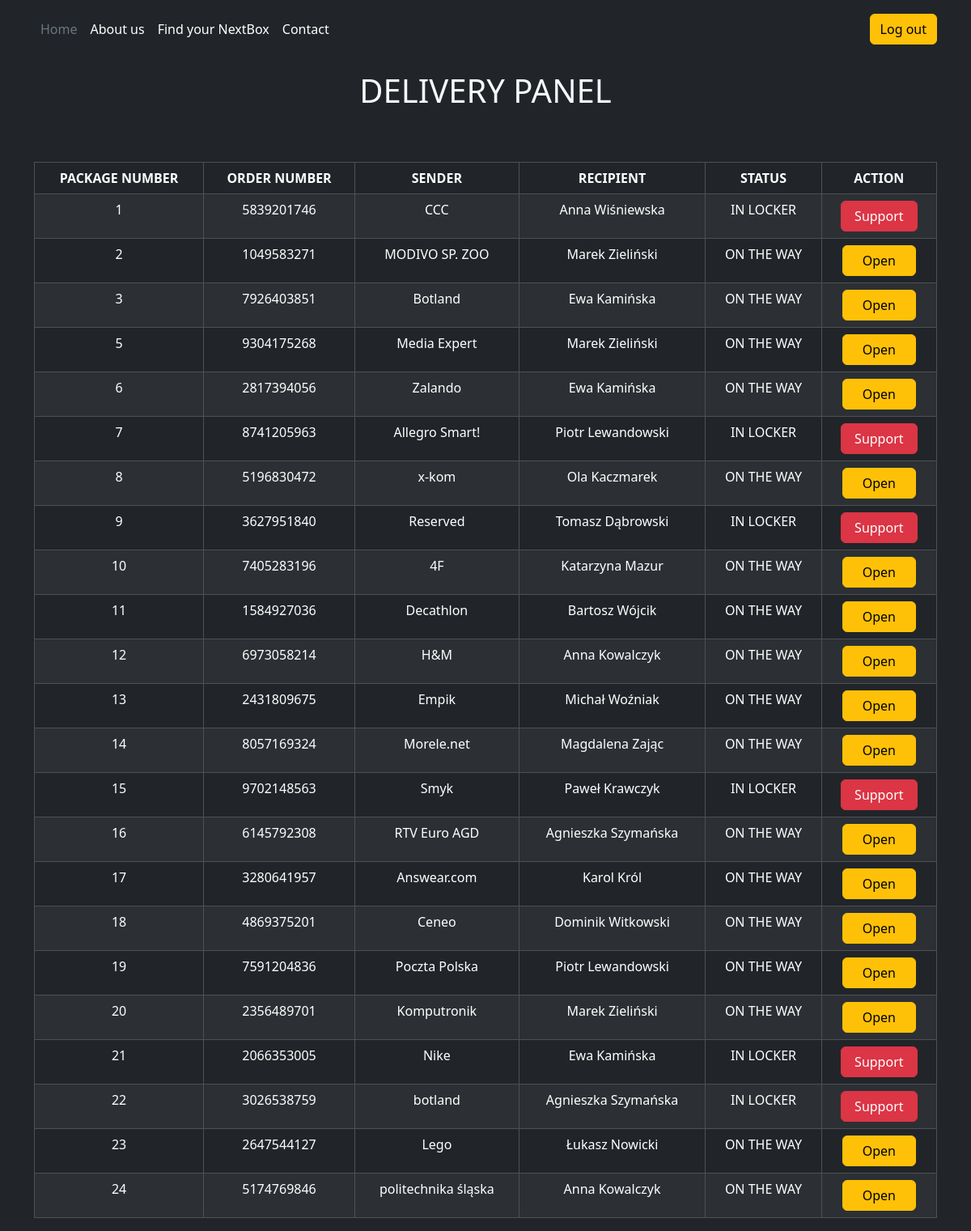
Page /client/delivery.php (signed in) on the committed database.
### tables this page shows
CREATE TABLE IF NOT EXISTS Paczki
(
    id_paczki      INT PRIMARY KEY UNIQUE AUTO_INCREMENT,
    nr_zamowienia  BIGINT                               UNIQUE NOT NULL,
    id_uzytkownika INT                                        NOT NULL,
    kod_odbioru    varchar(6)                               DEFAULT NULL,
    id_skrytki     INT,
    status         ENUM ('NADANA','W_PACZKOMACIE','ODEBRANA') NOT NULL,
    nadawca        VARCHAR(255),
    data_nadania   DATETIME NOT NULL ,
    data_odebrania DATETIME,
    FOREIGN KEY (id_uzytkownika) REFERENCES Uzytkownicy (id_uzytkownika),
    FOREIGN KEY (id_skrytki) REFERENCES Paczkomat (id_skrytki)

    )DEFAULT CHARSET=utf8mb4 COLLATE=utf8mb4_unicode_ci;

### client/delivery.php (the view, shortened to what this page needs)
<?php
$locker_id = $_SESSION['locker_id'] ?? 1;
require_once "config.php";
?>
    <html lang="pl" xmlns="http://www.w3.org/1999/html">
    <head>
        <link rel="stylesheet" href="style/panel.css">
        <link rel="stylesheet" href="style/delivery.css">
        <link href="https://cdn.jsdelivr.net/npm/bootstrap@5.3.3/dist/css/bootstrap.min.css" rel="stylesheet">
        <link rel="stylesheet" type="text/css" href="https://cdn.datatables.net/1.13.6/css/dataTables.bootstrap5.min.css">
    </head>
    <body class="bg-dark" onload="startTime()">
    <header class="p-3 mb-3 text-bg-dark">
        <div class="container">
            <div class="d-flex flex-wrap align-items-center justify-content-center justify-content-lg-start">
                <ul class="nav col-12 col-lg-auto me-lg-auto mb-2 justify-content-evenly mb-md-0">
                    <li>
                        <a href="index.php" class="nav-link px-2 text-secondary">Home</a>
                    </li>
                    <li>
                        <a href="aboutus.php" class="nav-link px-2 text-white">About us</a>
                    </li>
                    <li>
                        <a href="map.php" class="nav-link px-2 text-white">Find your NextBox</a>
                    </li>
                    <li>
                        <a href="contact.php" class="nav-link px-2 text-white">Contact</a>
                    </li>
                </ul>
                <div class="text-end">
                    <a class="btn btn-warning" href="logout.php">Log out</a>
                </div>
            </div>
        </div>
    </header>
    <main>
        <h1 class="text-center text-light">DELIVERY PANEL</h1>
        <div class="container">
            <h1 class="text-center">LIST OF ORDERS</h1>
                <table class="text-center table table-striped table-hover table-bordered table-dark text-white" id="tabelaZamowien">
                    <thead class="thead-warnig text-dark">
                        <tr>
                            <th>PACKAGE NUMBER</th>
                            <th>ORDER NUMBER</th>
                            <th>SENDER</th>
                            <th>RECIPIENT</th>
                            <th>STATUS</th>
                            <th>ACTION</th>
                        </tr>
                    </thead>
                    <tbody>
                    <?php
                    $conn = @new mysqli($servername, $username, $password, $dbname);
                    $sql = "
                            SELECT
                                Paczki.id_paczki,
                                Paczki.nr_zamowienia,
                                Paczki.nadawca,
                                CONCAT(Uzytkownicy.imie, ' ', Uzytkownicy.nazwisko) AS Odbiorca,
                                Paczki.status
                            FROM Paczki
                            JOIN Uzytkownicy ON Paczki.id_uzytkownika = Uzytkownicy.id_uzytkownika
                            LEFT JOIN Paczkomat ON Paczki.id_skrytki = Paczkomat.id_skrytki
                            ";
                    $result = @$conn->query($sql);
                    if ($result->num_rows > 0) {
                        while($row = $result->fetch_assoc()) {
                            echo "<tr>";
                            echo "<td>{$row['id_paczki']}</td>";
                            echo "<td>{$row['nr_zamowienia']}</td>";
                            echo "<td>{$row['nadawca']}</td>";
                            echo "<td>{$row['Odbiorca']}</td>";
                            if ($row["status"] == "W_PACZKOMACIE") {
                                echo "<td>IN LOCKER</td>";
                            } else {
                                echo "<td>ON THE WAY</td>";
                            }
                            echo "<td>";
                            if ($row["status"] == "NADANA") {
                                echo   "<button type='button' class='btn btn-warning px-4'
                                        onclick='openLocker(" . $locker_id . ")'>
                                    Open
                                </button>";
                                    }
                            else{
                                echo "<button class='btn btn-danger px-3' onclick='showSupport()'>Support</button>";
                            }
                            echo "</td>";
                            echo "</tr>";
                        }
                    }
                    ?>
                    </tbody>
                </table>
        </div>
    </main>
    </body>
    </html>

### client/style/panel.css (style rules this page uses)
body { color: #3c3c3c; font-family: "Montserrat",sans-serif; font-size: 1rem; font-weight: 400; line-height: 1.5; text-align: left; }
h1 { color: #333; margin-bottom: 10px; }
button { padding: 8px 14px; background: #ffc107; color: white; border: none; border-radius: 6px; cursor: pointer; transition: background-color 0.2s ease, transform 0.05s ease; }

### rows in the picture
paczki: id_paczki "1", nr_zamowienia "5839201746", nadawca "CCC", Odbiorca "Anna Wiśniewska", status "IN LOCKER"
paczki: id_paczki "2", nr_zamowienia "1049583271", nadawca "MODIVO SP. ZOO", Odbiorca "Marek Zieliński", status "ON THE WAY"
paczki: id_paczki "3", nr_zamowienia "7926403851", nadawca "Botland", Odbiorca "Ewa Kamińska", status "ON THE WAY"
paczki: id_paczki "5", nr_zamowienia "9304175268", nadawca "Media Expert", Odbiorca "Marek Zieliński", status "ON THE WAY"
paczki: id_paczki "6", nr_zamowienia "2817394056", nadawca "Zalando", Odbiorca "Ewa Kamińska", status "ON THE WAY"
paczki: id_paczki "7", nr_zamowienia "8741205963", nadawca "Allegro Smart!", Odbiorca "Piotr Lewandowski", status "IN LOCKER"
paczki: id_paczki "8", nr_zamowienia "5196830472", nadawca "x-kom", Odbiorca "Ola Kaczmarek", status "ON THE WAY"
paczki: id_paczki "9", nr_zamowienia "3627951840", nadawca "Reserved", Odbiorca "Tomasz Dąbrowski", status "IN LOCKER"
paczki: id_paczki "10", nr_zamowienia "7405283196", nadawca "4F", Odbiorca "Katarzyna Mazur", status "ON THE WAY"
paczki: id_paczki "11", nr_zamowienia "1584927036", nadawca "Decathlon", Odbiorca "Bartosz Wójcik", status "ON THE WAY"
paczki: id_paczki "12", nr_zamowienia "6973058214", nadawca "H&M", Odbiorca "Anna Kowalczyk", status "ON THE WAY"
paczki: id_paczki "13", nr_zamowienia "2431809675", nadawca "Empik", Odbiorca "Michał Woźniak", status "ON THE WAY"
paczki: id_paczki "14", nr_zamowienia "8057169324", nadawca "Morele.net", Odbiorca "Magdalena Zając", status "ON THE WAY"
paczki: id_paczki "15", nr_zamowienia "9702148563", nadawca "Smyk", Odbiorca "Paweł Krawczyk", status "IN LOCKER"
paczki: id_paczki "16", nr_zamowienia "6145792308", nadawca "RTV Euro AGD", Odbiorca "Agnieszka Szymańska", status "ON THE WAY"
paczki: id_paczki "17", nr_zamowienia "3280641957", nadawca "Answear.com", Odbiorca "Karol Król", status "ON THE WAY"
paczki: id_paczki "18", nr_zamowienia "4869375201", nadawca "Ceneo", Odbiorca "Dominik Witkowski", status "ON THE WAY"
paczki: id_paczki "19", nr_zamowienia "7591204836", nadawca "Poczta Polska", Odbiorca "Piotr Lewandowski", status "ON THE WAY"
paczki: id_paczki "20", nr_zamowienia "2356489701", nadawca "Komputronik", Odbiorca "Marek Zieliński", status "ON THE WAY"
paczki: id_paczki "21", nr_zamowienia "2066353005", nadawca "Nike", Odbiorca "Ewa Kamińska", status "IN LOCKER"
paczki: id_paczki "22", nr_zamowienia "3026538759", nadawca "botland", Odbiorca "Agnieszka Szymańska", status "IN LOCKER"
paczki: id_paczki "23", nr_zamowienia "2647544127", nadawca "Lego", Odbiorca "Łukasz Nowicki", status "ON THE WAY"
paczki: id_paczki "24", nr_zamowienia "5174769846", nadawca "politechnika śląska", Odbiorca "Anna Kowalczyk", status "ON THE WAY"
